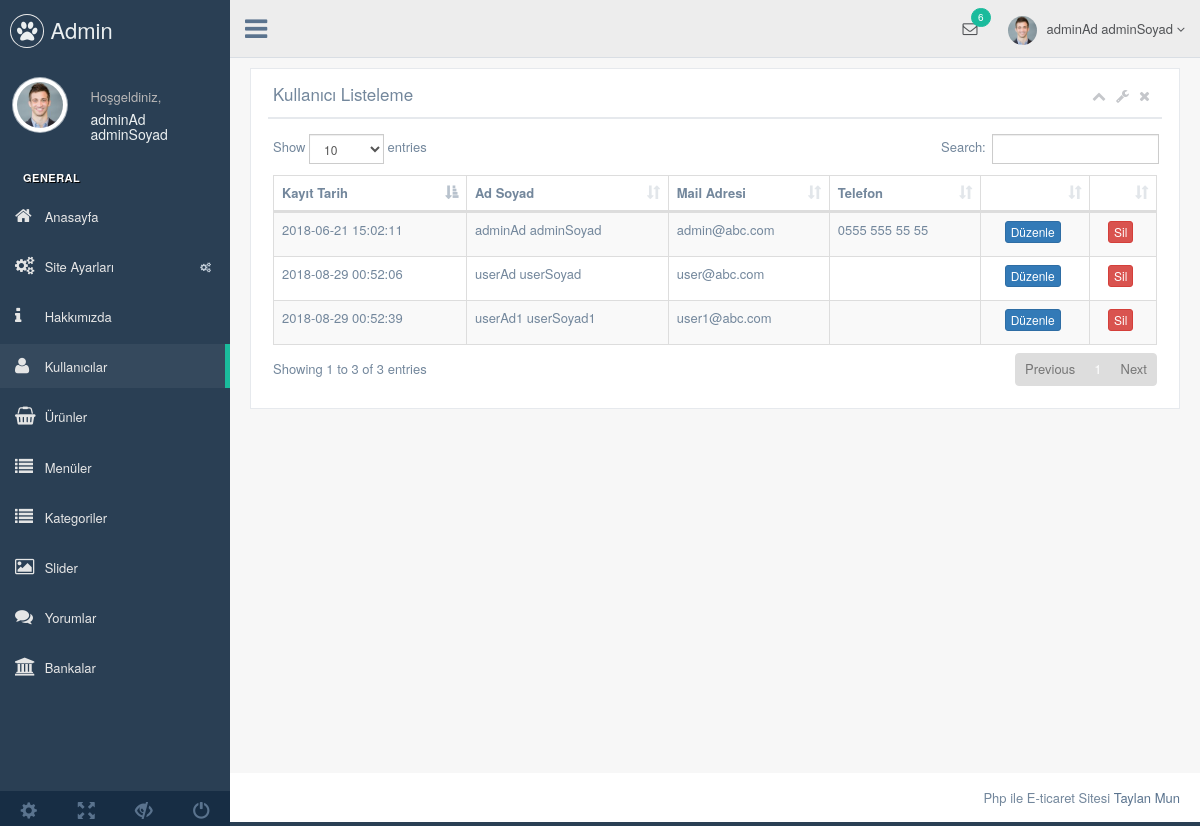
Screenshot of /e-ticaret/nedmin/production/kullanici.php (signed in) with the database file from the repository.
### tables this page shows
CREATE TABLE `kullanici` (
  `kullanici_id` int(11) NOT NULL,
  `kullanici_zaman` datetime NOT NULL DEFAULT CURRENT_TIMESTAMP,
  `kullanici_resim` varchar(250) NOT NULL,
  `kullanici_tc` varchar(50) NOT NULL,
  `kullanici_ad` varchar(50) NOT NULL,
  `kullanici_mail` varchar(100) NOT NULL,
  `kullanici_gsm` varchar(50) NOT NULL,
  `kullanici_password` varchar(50) NOT NULL,
  `kullanici_adsoyad` varchar(50) NOT NULL,
  `kullanici_adres` varchar(250) NOT NULL,
  `kullanici_il` varchar(100) NOT NULL,
  `kullanici_ilce` varchar(100) NOT NULL,
  `kullanici_unvan` varchar(100) NOT NULL,
  `kullanici_yetki` varchar(50) NOT NULL,
  `kullanici_durum` int(1) NOT NULL DEFAULT '1'
);

### e-ticaret/nedmin/production/kullanici.php (the view, shortened to what this page needs)
<?php
include 'header.php';
$kullanicisor=$db->prepare("SELECT * FROM kullanici");
$kullanicisor->execute();
?>
<div class="right_col" role="main">
  <div class="">
    <div class="row">
      <div class="col-md-12 col-sm-12 col-xs-12">
        <div class="x_panel">
          <div class="x_title">
            <h2>Kullanıcı Listeleme </h2>
            <ul class="nav navbar-right panel_toolbox">
              <li><a class="collapse-link"><i class="fa fa-chevron-up"></i></a>
              </li>
              <li class="dropdown">
                <a href="#" class="dropdown-toggle" data-toggle="dropdown" role="button" aria-expanded="false"><i class="fa fa-wrench"></i></a>
              </li>
              <li><a class="close-link"><i class="fa fa-close"></i></a>
              </li>
            </ul>
            <div class="clearfix"></div>
          </div>
          <div class="x_content">
            <table id="datatable-responsive" class="table table-striped table-bordered dt-responsive nowrap" cellspacing="0" width="100%">
              <thead>
                <tr>
                  <th>Kayıt Tarih</th>
                  <th>Ad Soyad</th>
                  <th>Mail Adresi</th>
                  <th>Telefon</th>
                  <th></th>
                  <th></th>
                </tr>
              </thead>
              <tbody>
                <?php
                while($kullanicicek=$kullanicisor->fetch(PDO::FETCH_ASSOC)) {?>
                <tr>
                  <td><?php echo $kullanicicek['kullanici_zaman'] ?></td>
                  <td><?php echo $kullanicicek['kullanici_adsoyad'] ?></td>
                  <td><?php echo $kullanicicek['kullanici_mail'] ?></td>
                  <td><?php echo $kullanicicek['kullanici_gsm'] ?></td>
                  <td><center><a href="kullanici-duzenle.php?kullanici_id=<?php echo $kullanicicek['kullanici_id']; ?>"><button class="btn btn-primary btn-xs">Düzenle</button></a></center></td>
                  <td><center><a href="../netting/islem.php?kullanici_id=<?php echo $kullanicicek['kullanici_id']; ?> & kullanicisil=ok"><button class="btn btn-danger btn-xs">Sil</button></a></center></td>
                </tr>
                <?php  }
                ?>
              </tbody>
            </table>
          </div>
        </div>
      </div>
    </div>
  </div>
</div>
<?php include 'footer.php'; ?>

### e-ticaret/nedmin/production/header.php (shortened to what this page needs)
<?php
include '../netting/baglan.php';
$kullanicisor=$db->prepare("SELECT * from kullanici where kullanici_mail=:mail");
$kullanicisor->execute(array(
  'mail' => $_SESSION['kullanici_mail']
));
$kullanicicek=$kullanicisor->fetch(PDO::FETCH_ASSOC);
?>
<!DOCTYPE html>
<html lang="en">
<head>
  <link href="../vendors/bootstrap/dist/css/bootstrap.min.css" rel="stylesheet">
  <link href="../vendors/font-awesome/css/font-awesome.min.css" rel="stylesheet">
  <link href="../vendors/nprogress/nprogress.css" rel="stylesheet">
  <link href="../vendors/iCheck/skins/flat/green.css" rel="stylesheet">
  <link href="../vendors/datatables.net-bs/css/dataTables.bootstrap.min.css" rel="stylesheet">
  <link href="../vendors/datatables.net-buttons-bs/css/buttons.bootstrap.min.css" rel="stylesheet">
  <link href="../vendors/datatables.net-fixedheader-bs/css/fixedHeader.bootstrap.min.css" rel="stylesheet">
  <link href="../vendors/datatables.net-responsive-bs/css/responsive.bootstrap.min.css" rel="stylesheet">
  <link href="../vendors/datatables.net-scroller-bs/css/scroller.bootstrap.min.css" rel="stylesheet">
  <link href="../vendors/dropzone/dist/min/dropzone.min.css" rel="stylesheet">
  <link href="../build/css/custom.min.css" rel="stylesheet">
</head>
<body class="nav-md">
  <div class="container body">
    <div class="main_container">
      <div class="col-md-3 left_col">
        <div class="left_col scroll-view">
          <div class="navbar nav_title" style="border: 0;">
            <a href="index.php" class="site_title"><i class="fa fa-paw"></i> <span>Admin</span></a>
          </div>
          <div class="profile clearfix">
            <div class="profile_pic">
              <img src="images/img.jpg" alt="..." class="img-circle profile_img">
            </div>
            <div class="profile_info">
              <span>Hoşgeldiniz,</span>
              <h2><?php echo $kullanicicek['kullanici_adsoyad']; ?></h2>
            </div>
          </div>
          <br />
          <div id="sidebar-menu" class="main_menu_side hidden-print main_menu">
            <div class="menu_section">
              <h3>General</h3>
              <ul class="nav side-menu">
                <li><a href="index.php"><i class="fa fa-home"></i> Anasayfa </a></li>
                <li><a><i class="fa fa-cogs"></i> Site Ayarları <span class="fa fa-cogs"></span></a>
                </li>
                <li><a href="hakkimizda.php"><i class="fa fa-info"></i> Hakkımızda </a></li>
                <li><a href="kullanici.php"><i class="fa fa-user"></i> Kullanıcılar </a></li>
                <li><a href="urun.php"><i class="fa fa-shopping-basket"></i> Ürünler </a></li>
                <li><a href="menu.php"><i class="fa fa-list"></i> Menüler </a></li>
                <li><a href="kategori.php"><i class="fa fa-list"></i> Kategoriler </a></li>
                <li><a href="slider.php"><i class="fa fa-image"></i> Slider </a></li>
                <li><a href="yorum.php"><i class="fa fa-comments"></i> Yorumlar </a></li>
                <li><a href="banka.php"><i class="fa fa-bank"></i> Bankalar </a></li>
              </ul>
            </div>
          </div>
          <div class="sidebar-footer hidden-small">
            <a data-toggle="tooltip" data-placement="top" title="Settings">
              <span class="glyphicon glyphicon-cog" aria-hidden="true"></span>
            </a>
            <a data-toggle="tooltip" data-placement="top" title="FullScreen">
              <span class="glyphicon glyphicon-fullscreen" aria-hidden="true"></span>
            </a>
            <a data-toggle="tooltip" data-placement="top" title="Lock">
              <span class="glyphicon glyphicon-eye-close" aria-hidden="true"></span>
            </a>
            <a data-toggle="tooltip" data-placement="top" title="Logout">
              <span class="glyphicon glyphicon-off" aria-hidden="true"></span>
            </a>
          </div>
        </div>
      </div>
      <div class="top_nav">
        <div class="nav_menu">
          <nav>
            <div class="nav toggle">
              <a id="menu_toggle"><i class="fa fa-bars"></i></a>
            </div>
            <ul class="nav navbar-nav navbar-right">
              <li class="">
                <a href="javascript:;" class="user-profile dropdown-toggle" data-toggle="dropdown" aria-expanded="false">
                  <img src="images/img.jpg" alt=""><?php echo $kullanicicek['kullanici_adsoyad']; ?>
                  <span class=" fa fa-angle-down"></span>
                </a>
              </li>
              <li role="presentation" class="dropdown">
                <a href="javascript:;" class="dropdown-toggle info-number" data-toggle="dropdown" aria-expanded="false">
                  <i class="fa fa-envelope-o"></i>
                  <span class="badge bg-green">6</span>
                </a>
              </li>
            </ul>
          </nav>
        </div>
      </div>

### rows the page displays
kullanici: kullanici_adsoyad "adminAd adminSoyad", kullanici_zaman "2018-06-21 15:02:11", kullanici_mail "admin@abc.com", kullanici_gsm "0555 555 55 55"
kullanici: kullanici_zaman "2018-08-29 00:52:06", kullanici_adsoyad "userAd userSoyad", kullanici_mail "user@abc.com"
kullanici: kullanici_zaman "2018-08-29 00:52:39", kullanici_adsoyad "userAd1 userSoyad1", kullanici_mail "user1@abc.com"
